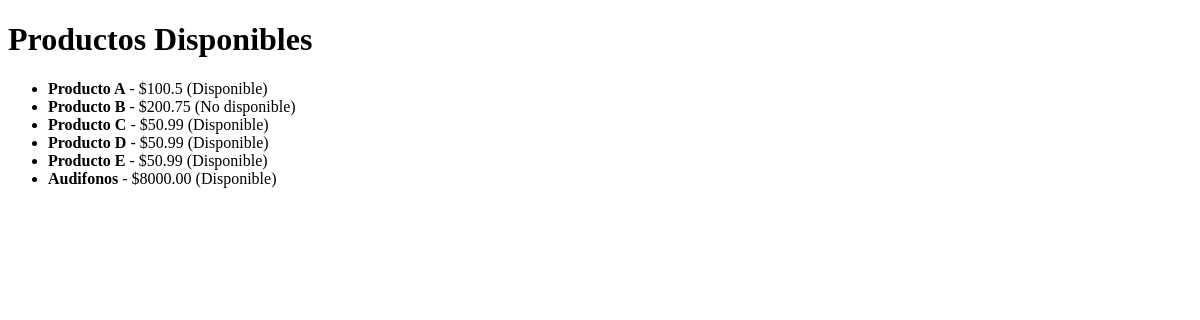
The app's page /productos/, older data.
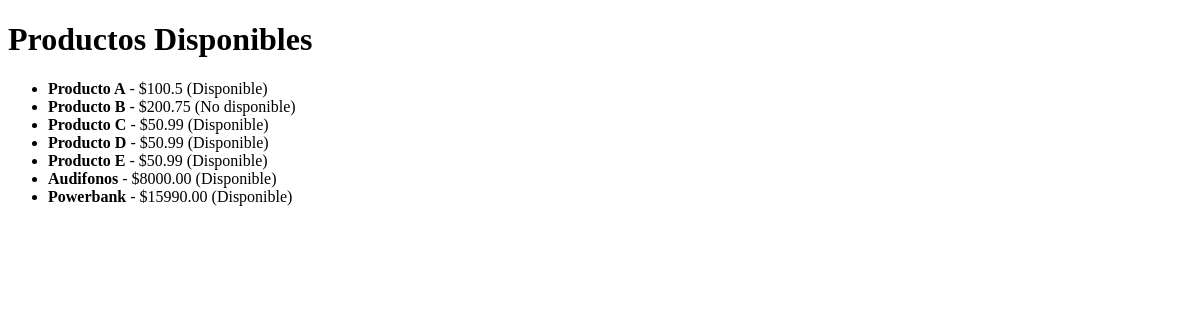
The same page, newer data.
### productos/models.py (models this page shows, shortened)
class Producto(models.Model):
    nombre = models.CharField(max_length=100)
    precio = models.DecimalField(max_digits=10, decimal_places=2)
    disponible = models.BooleanField(default=True)

### productos/views.py (the view)
# urls.py: path('productos/', views.lista_productos, name='lista_productos'),
def lista_productos(request):
    productos = [
        {"nombre": "Producto A", "precio": 100.50, "disponible": True},
        {"nombre": "Producto B", "precio": 200.75, "disponible": False},
        {"nombre": "Producto C", "precio": 50.99, "disponible": True},
        {"nombre": "Producto D", "precio": 50.99, "disponible": True},
        {"nombre": "Producto E", "precio": 50.99, "disponible": True},
    ]
    productos_bd = Producto.objects.all() # ORM de Django para obtener todos los productos
    productos.extend(productos_bd)
    return render(request, 'lista.html', {'productos': productos})

### productos/templates/lista.html (shortened to what this page needs)
<!DOCTYPE html>
<html lang="es">
<head>
</head>
<body>
    <h1>Productos Disponibles</h1>
    <ul>
        {% for producto in productos %}
            <li>
                <strong>{{ producto.nombre }}</strong> - ${{ producto.precio }}
                {% if producto.disponible %}
                    <span>(Disponible)</span>
                {% else %}
                    <span>(No disponible)</span>
                {% endif %}
            </li>
        {% empty %}
            <p>No hay productos disponibles.</p>
        {% endfor %}
    </ul>
</body>
</html>

Row changes from the older to the newer data that the page shows:
added Producto: nombre "Powerbank", precio "15990.00", disponible "(Disponible)"
